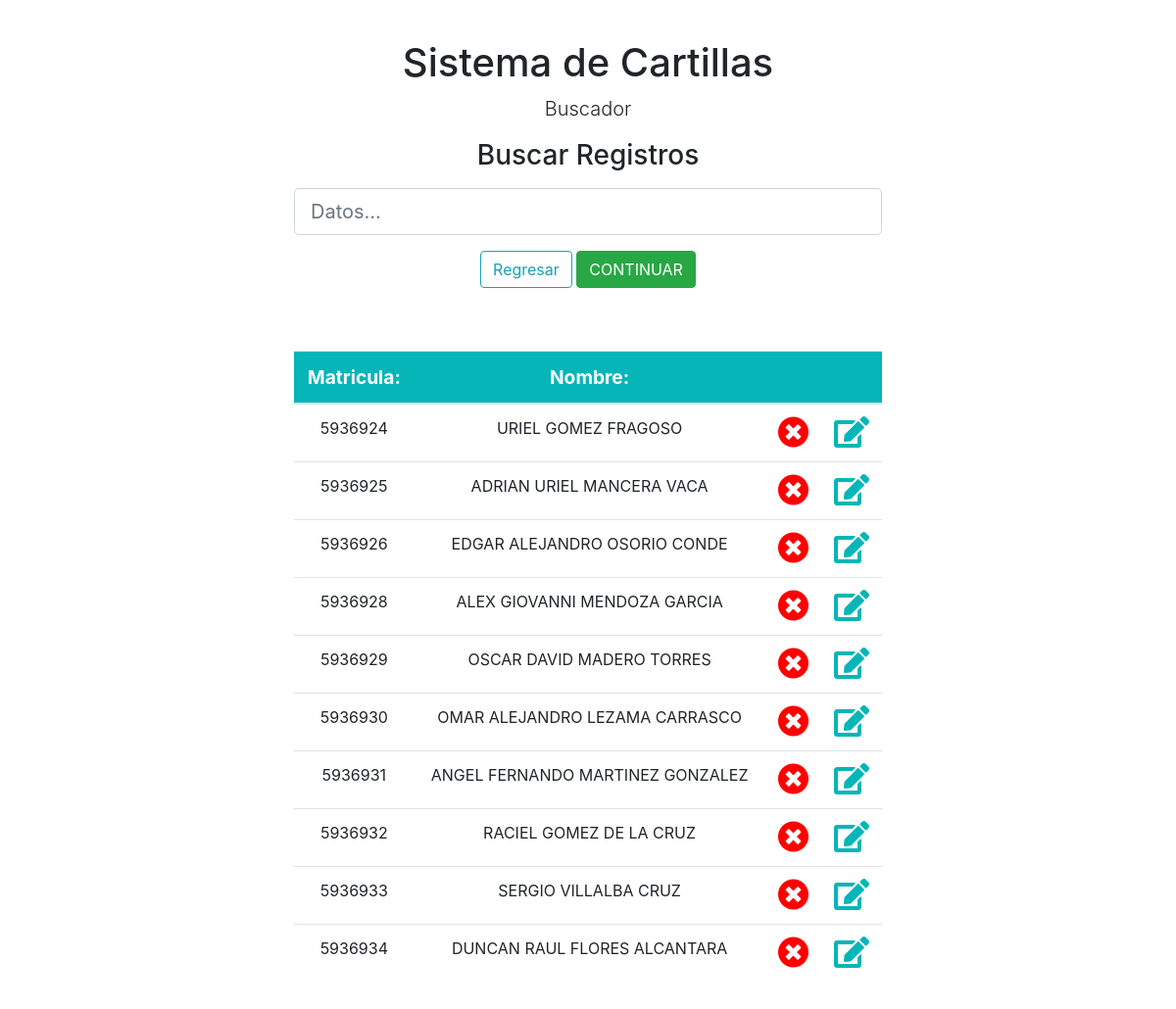
The app's page /buscador.php with its own data.
### tables this page shows
CREATE TABLE "datosCartillas" (
  "id" integer NOT NULL PRIMARY KEY AUTOINCREMENT,
  "folioCart" text NOT NULL,
  "claseCart" text NOT NULL,
  "nombreCart" text NOT NULL,
  "diaUnoNaCart" text NOT NULL,
  "mesUnoNaCart" text NOT NULL,
  "anoUnoNaCart" text NOT NULL,
  "nacioCart" text NOT NULL,
  "hijoUnoCart" text NOT NULL,
  "hijoDosCart" text NOT NULL,
  "estCvCart" text NOT NULL,
  "ocupaCart" text NOT NULL,
  "leerCart" text NOT NULL,
  "curpCart" text NOT NULL,
  "gradoEstCart" text NOT NULL,
  "gMaxEstCart" text NOT NULL,
  "domUsrCart" text NOT NULL,
  "nomPresiCart" text NOT NULL,
  "domCart" text NOT NULL,
  "diaDosCapCart" text NOT NULL,
  "mesDosCapCart" text NOT NULL,
  "anoDosCapCart" text NOT NULL,
  "fechaRCap" text NOT NULL
);

### buscador.php (the view, shortened to what this page needs)
<?php
echo'
<!DOCTYPE html>
<html lang="es">
<head>
	<meta charset="UTF-8">
	<meta name="viewport" content="width=device-width, user-scalable=no, initial-scale=1.0, maximum-scale=1.0, minimum-scale=1.0">
	<title>Buscador</title>
	<link rel="stylesheet" href="css/bootstrap.css">
	<link rel="stylesheet" href="css/all.css">
	<link rel="stylesheet" href="css/animate.css">
	<script type="text/javascript" src="js/bootstrap.js"></script>
	<style>
		h1{
			text-align: center;
		}
		.centrado{
			text-align: center;
		}
		.XD{
			font-size: 2em;
		}
		.cuadroR{
			margin: 40px auto;
			max-width: 600px;
			text-align: center;
		}
		input {
		    text-transform: uppercase;
		}
		::-webkit-input-placeholder { /* WebKit browsers */
		    text-transform: none;
		}
		:-moz-placeholder { /* Mozilla Firefox 4 to 18 */
		    text-transform: none;
		}
		::-moz-placeholder { /* Mozilla Firefox 19+ */
		    text-transform: none;
		}
		:-ms-input-placeholder { /* Internet Explorer 10+ */
		    text-transform: none;
		}
		::placeholder { /* Recent browsers */
		    text-transform: none;
		}
		.rojo{
			color: red;
			font-size: 2em;
			cursor: pointer;
		}
		.azul{
			color: #06B5B7;
			font-size: 2em;
			cursor: pointer;
		}
		.cabeAzul{
			background-color: #06B5B7;
			color: #FFF;
			font-size: 1.2em;
		}
	</style>
</head>
<body class="animated fadeIn">
	<div class="container">
		<div class="cuadroR">
		<div class="starter-template">
			<h1>Sistema de Cartillas</h1>
			<p class="lead centrado">Buscador</p>
		</div>
			<form action="buscador.php" method="post" >
				<div class="form-row">
					<div class="form-group col-md-12">
						<label><h3>Buscar Registros</h3></label>
						<div class="input-group input-group-lg animated pulse">
						<input type="text" class="form-control" name="txtDatosBuscar" placeholder="Datos..." maxlength="49" pattern="{49}" autocomplete="off" required autofocus/>
						</div>
					</div>
					<br>
					<br>
					<div class="form-group col-md-12">
						<a href="buscar.php"><button type="button"class="btn btn-outline-info"/>Regresar</button></a>
						<input type="submit" class="btn btn-success animated pulse delay-1s infinite" value="Continuar"/>
					</div>
				</div>
			</form>
			<br>
			<br>
 <table class="table table-hover">
 	<thead class="cabeAzul">
 	<tr>
 		<th>Matricula:</th>
 		<th>Nombre:</th>
 		<th>&nbsp</th>
 		<th>&nbsp</th>
 	</tr>
 	</thead>
';
$txtBuscador = strtoupper($_POST['txtDatosBuscar']);
	$con = new SQlite3("datos.db") or die("Problemas para contectar DB!");
	$buscarDatos = $con -> query("SELECT folioCart,nombreCart,folioCart||' '||nombreCart AS datoBusqueda FROM datosCartillas WHERE datoBusqueda LIKE '%$txtBuscador%' LIMIT 10");
	while ($resultado = $buscarDatos -> fetchArray()) {
		$folioCart = $resultado['folioCart'];
		$nombreCart = $resultado['nombreCart'];
		echo '
			<tr>
			 		<td>'.$folioCart.'</td>
			 		<td>'.$nombreCart.'</td>
			 		<td><a href="eliminar.php?matriculaEli='.$folioCart.'"><i class="fas fa-times-circle rojo"></i></a></td>
			 		<td><a href="actualizarDos.php?matriculaMod='.$folioCart.'"><i class="fas fa-edit azul"></i></a></td>
			 	</tr>
		';
	}
echo '
</div>
</div>
 </table>
 </body>
</html>
';
 ?>

### css/all.css (style rules this page uses)
.fa, .fas, .far, .fal, .fab { -moz-osx-font-smoothing: grayscale; -webkit-font-smoothing: antialiased; display: inline-block; font-style: normal; font-variant: normal; text-rendering: auto; line-height: 1; }
.fa-edit:before { content: "\f044"; }
.fa-times-circle:before { content: "\f057"; }
.fa, .fas { font-family: 'Font Awesome 5 Free'; font-weight: 900; }

### buscador.php (style rules this page uses)
h1 { text-align: center; }
.centrado { text-align: center; }
.cuadroR { margin: 40px auto; max-width: 600px; text-align: center; }
input { text-transform: uppercase; }
::placeholder { text-transform: none; }
.rojo { color: red; font-size: 2em; cursor: pointer; }
.azul { color: #06B5B7; font-size: 2em; cursor: pointer; }
.cabeAzul { background-color: #06B5B7; color: #FFF; font-size: 1.2em; }

### records on screen
datoscartillas: folioCart "5936924", nombreCart "URIEL GOMEZ FRAGOSO"
datoscartillas: folioCart "5936925", nombreCart "ADRIAN URIEL MANCERA VACA"
datoscartillas: folioCart "5936926", nombreCart "EDGAR ALEJANDRO OSORIO CONDE"
datoscartillas: folioCart "5936928", nombreCart "ALEX GIOVANNI MENDOZA GARCIA"
datoscartillas: folioCart "5936929", nombreCart "OSCAR DAVID MADERO TORRES"
datoscartillas: folioCart "5936930", nombreCart "OMAR ALEJANDRO LEZAMA CARRASCO"
datoscartillas: folioCart "5936931", nombreCart "ANGEL FERNANDO MARTINEZ GONZALEZ"
datoscartillas: folioCart "5936932", nombreCart "RACIEL GOMEZ DE LA CRUZ"
datoscartillas: folioCart "5936933", nombreCart "SERGIO VILLALBA CRUZ"
datoscartillas: folioCart "5936934", nombreCart "DUNCAN RAUL FLORES ALCANTARA"
